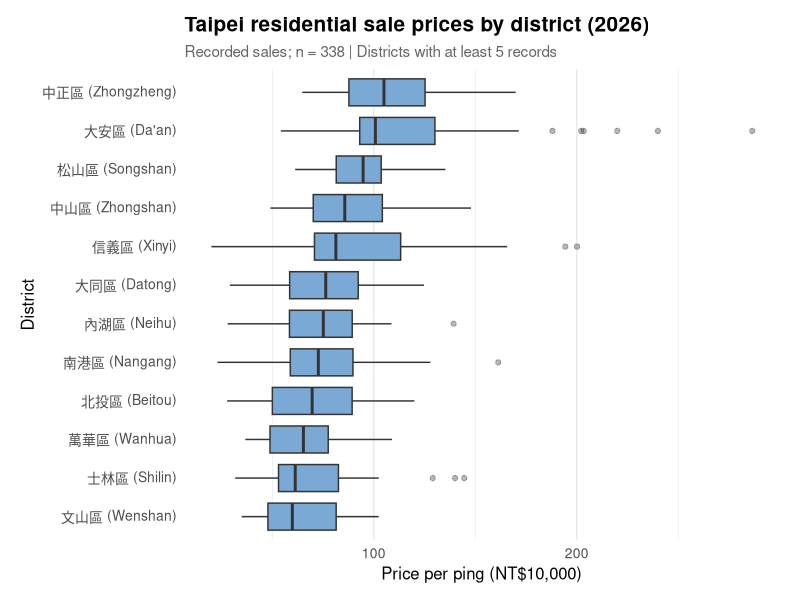
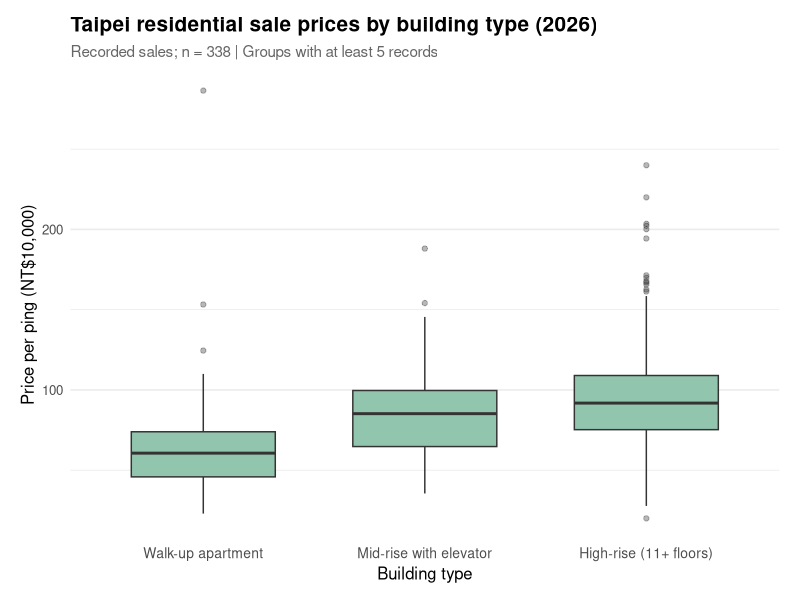
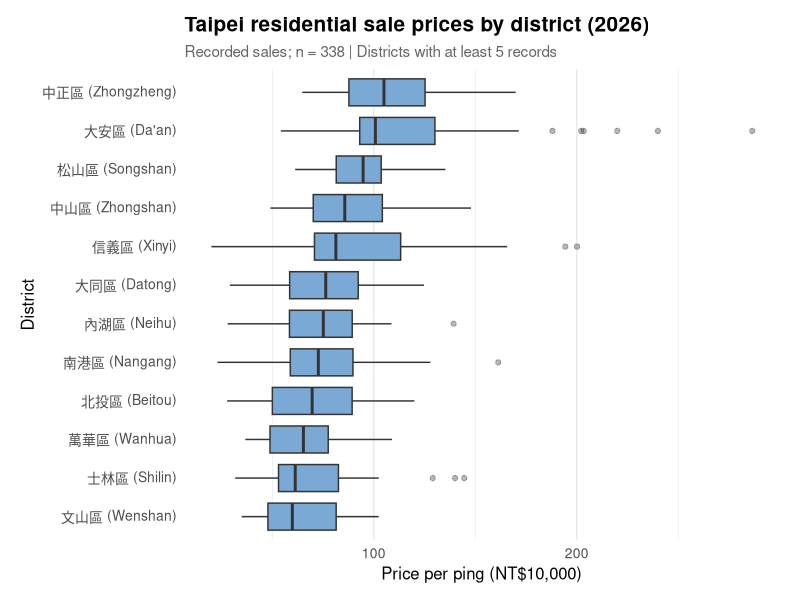
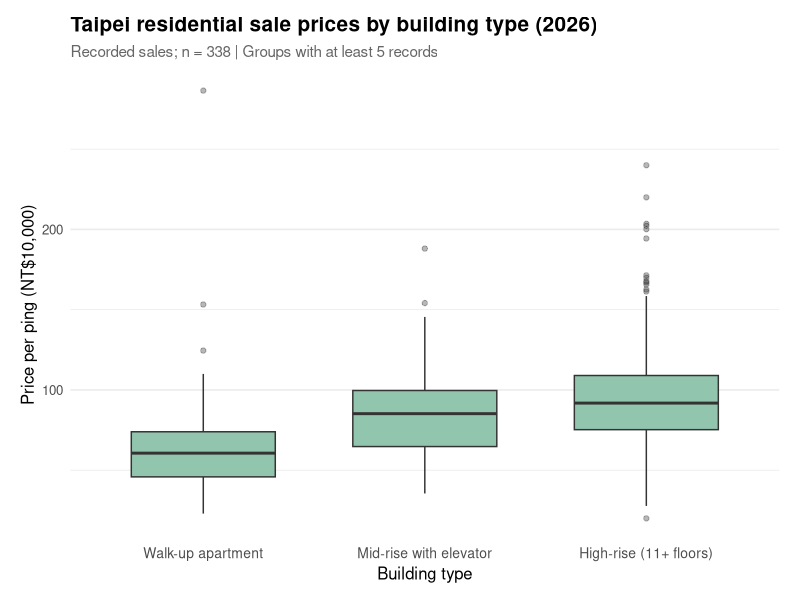

Reproduce these figures in R, in order.
if (!requireNamespace("ggplot2", quietly = TRUE)) {
  stop("Install ggplot2: install.packages('ggplot2')")
}

library(ggplot2)

dir.create("figures", showWarnings = FALSE)

d <- read.csv(
  "data/processed/taipei_residential_sales.csv",
  fileEncoding = "UTF-8",
  stringsAsFactors = FALSE
)

# Restrict to 2026 because historical coverage is uneven
d <- d[d$year == 2026, , drop = FALSE]

if (nrow(d) == 0) {
  stop("No 2026 records after filtering.")
}

district_labels <- c(
  "中正區" = "中正區 (Zhongzheng)",
  "大安區" = "大安區 (Da'an)",
  "松山區" = "松山區 (Songshan)",
  "中山區" = "中山區 (Zhongshan)",
  "信義區" = "信義區 (Xinyi)",
  "大同區" = "大同區 (Datong)",
  "內湖區" = "內湖區 (Neihu)",
  "南港區" = "南港區 (Nangang)",
  "北投區" = "北投區 (Beitou)",
  "萬華區" = "萬華區 (Wanhua)",
  "士林區" = "士林區 (Shilin)",
  "文山區" = "文山區 (Wenshan)"
)

# Keep districts with at least 5 records
tab <- table(d$DISTRICT)

f1 <- d[
  d$DISTRICT %in% names(tab[tab >= 5]),
  ,
  drop = FALSE
]

if (nrow(f1) == 0) {
  stop("No districts have at least five observations.")
}

# Calculate median prices
med <- tapply(
  f1$price_per_ping_10k_ntd,
  f1$DISTRICT,
  median
)

# Order districts by median price
f1$district_ordered <- factor(
  f1$DISTRICT,
  levels = names(sort(med))
)

# Create Figure 1
p1 <- ggplot(
  f1,
  aes(
    x = district_ordered,
    y = price_per_ping_10k_ntd
  )
) +
  geom_boxplot(
    fill = "#7BA9D6",
    color = "#333333",
    outlier.alpha = 0.35,
    width = 0.7
  ) +
  coord_flip() +
  scale_x_discrete(
    labels = district_labels
  ) +
  labs(
    title = "Taipei residential sale prices by district (2026)",
    subtitle = paste(
      "Recorded sales; n =", nrow(f1),
      "| Districts with at least 5 records"
    ),
    x = "District",
    y = "Price per ping (NT$10,000)"
  ) +
  theme_minimal(base_size = 12) +
  theme(
    plot.title = element_text(
      size = 15,
      face = "bold"
    ),
    plot.subtitle = element_text(
      size = 11,
      color = "grey40"
    ),
    axis.text.y = element_text(
      size = 10
    ),
    axis.text.x = element_text(
      size = 10
    ),
    panel.grid.major.y = element_blank(),
    plot.margin = margin(12, 15, 12, 15)
  )

# Save Figure 1
ggsave(
  filename = "figures/figure1_district.png",
  plot = p1,
  width = 11,
  height = 7,
  dpi = 300
)


# Remove missing building groups
f2 <- d[
  !is.na(d$building_group),
  ,
  drop = FALSE
]

# Keep building groups with at least 5 observations
tab2 <- table(f2$building_group)

f2 <- f2[
  f2$building_group %in% names(tab2[tab2 >= 5]),
  ,
  drop = FALSE
]

if (nrow(f2) == 0) {
  stop("No building groups have at least five observations.")
}

# Calculate median prices by building type
med2 <- tapply(
  f2$price_per_ping_10k_ntd,
  f2$building_group,
  median
)

# Order building types by median price
f2$building_group <- factor(
  f2$building_group,
  levels = names(sort(med2))
)

p2 <- ggplot(
  f2,
  aes(
    x = building_group,
    y = price_per_ping_10k_ntd
  )
) +
  geom_boxplot(
    fill = "#91C5AE",
    color = "#333333",
    outlier.alpha = 0.35,
    width = 0.65
  ) +
  labs(
    title = "Taipei residential sale prices by building type (2026)",
    subtitle = paste(
      "Recorded sales; n =", nrow(f2),
      "| Groups with at least 5 records"
    ),
    x = "Building type",
    y = "Price per ping (NT$10,000)"
  ) +
  theme_minimal(base_size = 12) +
  theme(
    plot.title = element_text(
      size = 15,
      face = "bold"
    ),
    plot.subtitle = element_text(
      size = 11,
      color = "grey40"
    ),
    axis.text.x = element_text(
      size = 10
    ),
    panel.grid.major.x = element_blank(),
    plot.margin = margin(12, 15, 12, 15)
  )

ggsave(
  filename = "figures/figure2_building_type.png",
  plot = p2,
  width = 10,
  height = 6,
  dpi = 300
)

# Display figures
print(p1)
print(p2)

# Print summary statistics
cat("\nFigure 1 district medians (NT$10,000 per ping):\n")
print(sort(med))

cat("\nFigure 2 building-type medians (NT$10,000 per ping):\n")
print(sort(med2))

cat("\nNumber of records used in Figure 1:", nrow(f1), "\n")
cat("Number of records used in Figure 2:", nrow(f2), "\n")

cat("\nBoth figures saved successfully.\n")
